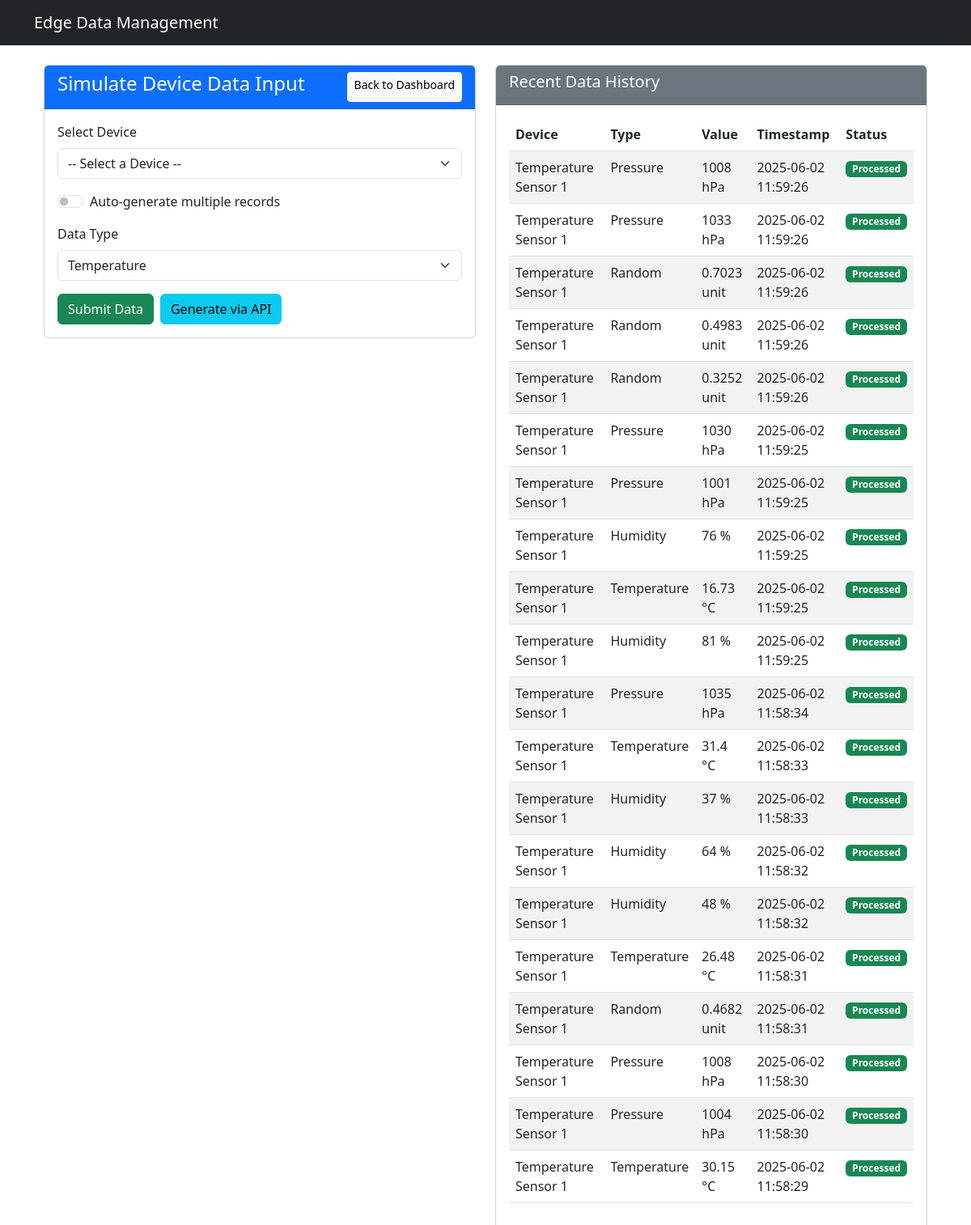
The page /simulate/ on the database its author committed.
### data_management/models.py (models this page shows)
class RawData(models.Model):
    device = models.ForeignKey(Device, on_delete=models.CASCADE)
    timestamp = models.DateTimeField(auto_now_add=True)
    data = models.JSONField()  # Store sensor readings
    is_processed = models.BooleanField(default=False)

class Device(models.Model):
    name = models.CharField(max_length=100)
    device_type = models.CharField(max_length=50)
    location = models.CharField(max_length=100)
    last_active = models.DateTimeField(auto_now=True)

### data_management/views.py (the view, shortened to what this page needs)
# urls.py: path('simulate/', SimulateDeviceView.as_view(), name='simulate_device'),
class SimulateDeviceView(View):
    def get(self, request):
        devices = Device.objects.all()
        recent_data = RawData.objects.select_related('device').order_by('-timestamp')[:20]  # Last 20 records
        return render(request, 'data_management/device_input.html', {
            'devices': devices,
            'recent_data': recent_data,
            'auto_generate': request.GET.get('auto') == 'true'
        })

### data_management/templates/data_management/device_input.html (shortened to what this page needs)
{% extends "../base.html" %}
{% block content %}
<div class="container-fluid">
    <div class="row">
        <div class="col-lg-6 col-md-12 mb-4">
            <div class="card">
                <div class="card-header bg-primary text-white d-flex justify-content-between">
                    <h4>Simulate Device Data Input</h4>
                    <a href="{% url 'dashboard' %}" class="btn btn-sm btn-light">Back to Dashboard</a>
                </div>
                <div class="card-body">
                    <form method="post" id="dataForm">
                        <div class="mb-3">
                            <label for="device_id" class="form-label">Select Device</label>
                            <select class="form-select" id="device_id" name="device_id" required>
                                <option value="">-- Select a Device --</option>
                            </select>
                        </div>
                        <div class="mb-3">
                            <div class="form-check form-switch">
                                <input class="form-check-input" type="checkbox" id="autoGenerate" name="auto_generate">
                                <label class="form-check-label" for="autoGenerate">Auto-generate multiple records</label>
                            </div>
                        </div>
                        <div id="manualInput" class="mb-3">
                            <label for="data_type" class="form-label">Data Type</label>
                            <select class="form-select" id="data_type" name="data_type">
                                <option value="temperature">Temperature</option>
                            </select>
                        </div>
                        <div class="d-flex gap-2">
                            <button type="submit" class="btn btn-success">Submit Data</button>
                            <button type="button" id="generateApiBtn" class="btn btn-info">Generate via API</button>
                        </div>
                    </form>
                </div>
            </div>
        </div>
        <div class="col-lg-6 col-md-12 mb-4">
            <div class="card h-100">
                <div class="card-header bg-secondary text-white">
                    <h5>Recent Data History</h5>
                </div>
                <div class="card-body">
                    {% if recent_data %}
                    <div class="table-responsive">
                        <table class="table table-striped table-hover">
                            <thead>
                                <tr>
                                    <th>Device</th>
                                    <th>Type</th>
                                    <th>Value</th>
                                    <th>Timestamp</th>
                                    <th>Status</th>
                                </tr>
                            </thead>
                            <tbody>
                                {% for data in recent_data %}
                                <tr>
                                    <td>{{ data.device.name }}</td>
                                    <td>{{ data.data.type|title }}</td>
                                    <td>{{ data.data.value }} {{ data.data.unit }}</td>
                                    <td>{{ data.timestamp|date:"Y-m-d H:i:s" }}</td>
                                    <td>
                                        {% if data.is_processed %}
                                            <span class="badge bg-success">Processed</span>
                                        {% else %}
                                            <span class="badge bg-warning">Pending</span>
                                        {% endif %}
                                    </td>
                                </tr>
                                {% endfor %}
                            </tbody>
                        </table>
                    </div>
                    {% else %}
                    <p class="text-muted">No data history available yet.</p>
                    {% endif %}
                </div>
            </div>
        </div>
    </div>
</div>
{% endblock %}

### rows shown on the page
RawData: device.name "Temperature Sensor 1", data.type "Pressure", data.value "1008", data.unit "hPa", timestamp "2025-06-02 11:59:26", is_processed "Processed"
RawData: device.name "Temperature Sensor 1", data.type "Pressure", data.value "1033", data.unit "hPa", timestamp "2025-06-02 11:59:26", is_processed "Processed"
RawData: device.name "Temperature Sensor 1", data.type "Random", data.value "0.7023", data.unit "unit", timestamp "2025-06-02 11:59:26", is_processed "Processed"
RawData: device.name "Temperature Sensor 1", data.type "Random", data.value "0.4983", data.unit "unit", timestamp "2025-06-02 11:59:26", is_processed "Processed"
RawData: device.name "Temperature Sensor 1", data.type "Random", data.value "0.3252", data.unit "unit", timestamp "2025-06-02 11:59:26", is_processed "Processed"
RawData: device.name "Temperature Sensor 1", data.type "Pressure", data.value "1030", data.unit "hPa", timestamp "2025-06-02 11:59:25", is_processed "Processed"
RawData: device.name "Temperature Sensor 1", data.type "Pressure", data.value "1001", data.unit "hPa", timestamp "2025-06-02 11:59:25", is_processed "Processed"
RawData: device.name "Temperature Sensor 1", data.type "Humidity", data.value "76", data.unit "%", timestamp "2025-06-02 11:59:25", is_processed "Processed"
RawData: device.name "Temperature Sensor 1", data.type "Temperature", data.value "16.73", data.unit "°C", timestamp "2025-06-02 11:59:25", is_processed "Processed"
RawData: device.name "Temperature Sensor 1", data.type "Humidity", data.value "81", data.unit "%", timestamp "2025-06-02 11:59:25", is_processed "Processed"
RawData: device.name "Temperature Sensor 1", data.type "Pressure", data.value "1035", data.unit "hPa", timestamp "2025-06-02 11:58:34", is_processed "Processed"
RawData: device.name "Temperature Sensor 1", data.type "Temperature", data.value "31.4", data.unit "°C", timestamp "2025-06-02 11:58:33", is_processed "Processed"
RawData: device.name "Temperature Sensor 1", data.type "Humidity", data.value "37", data.unit "%", timestamp "2025-06-02 11:58:33", is_processed "Processed"
RawData: device.name "Temperature Sensor 1", data.type "Humidity", data.value "64", data.unit "%", timestamp "2025-06-02 11:58:32", is_processed "Processed"
RawData: device.name "Temperature Sensor 1", data.type "Humidity", data.value "48", data.unit "%", timestamp "2025-06-02 11:58:32", is_processed "Processed"
RawData: device.name "Temperature Sensor 1", data.type "Temperature", data.value "26.48", data.unit "°C", timestamp "2025-06-02 11:58:31", is_processed "Processed"
RawData: device.name "Temperature Sensor 1", data.type "Random", data.value "0.4682", data.unit "unit", timestamp "2025-06-02 11:58:31", is_processed "Processed"
RawData: device.name "Temperature Sensor 1", data.type "Pressure", data.value "1008", data.unit "hPa", timestamp "2025-06-02 11:58:30", is_processed "Processed"
RawData: device.name "Temperature Sensor 1", data.type "Pressure", data.value "1004", data.unit "hPa", timestamp "2025-06-02 11:58:30", is_processed "Processed"
RawData: device.name "Temperature Sensor 1", data.type "Temperature", data.value "30.15", data.unit "°C", timestamp "2025-06-02 11:58:29", is_processed "Processed"
